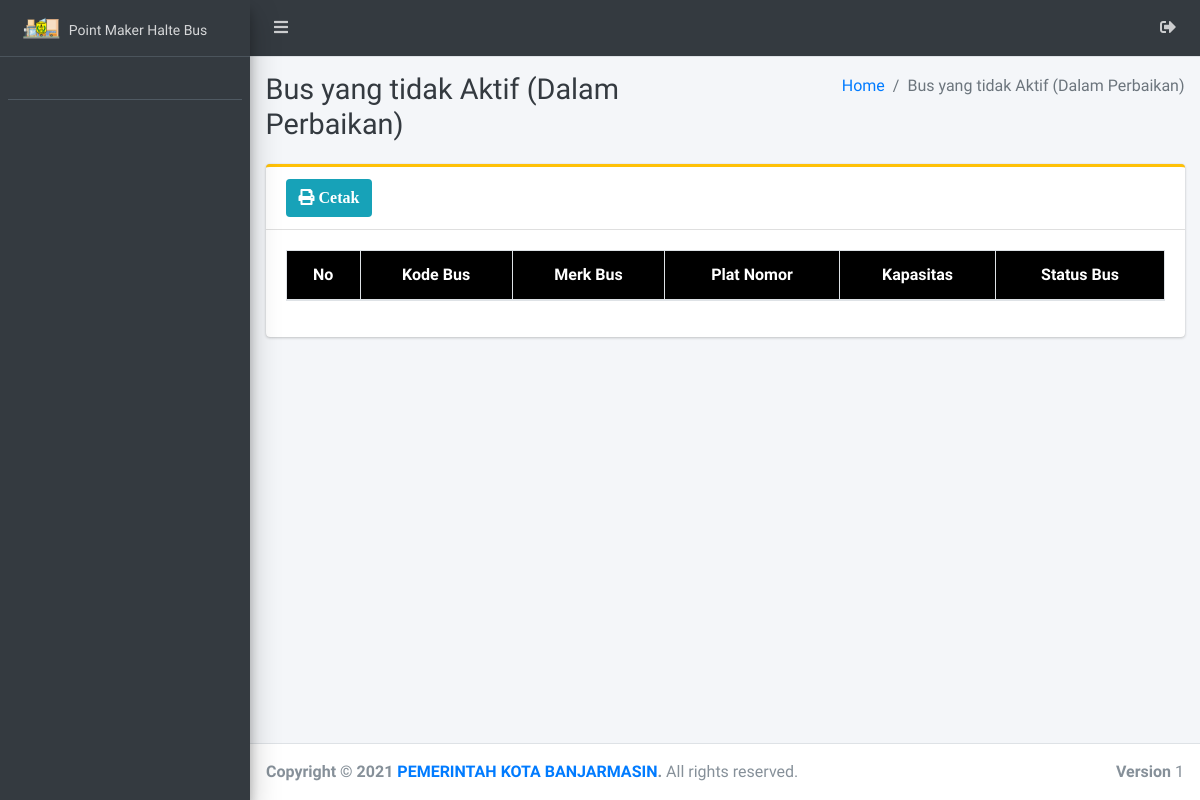
Before: /admin/perbaikan/index.php with the older database file.
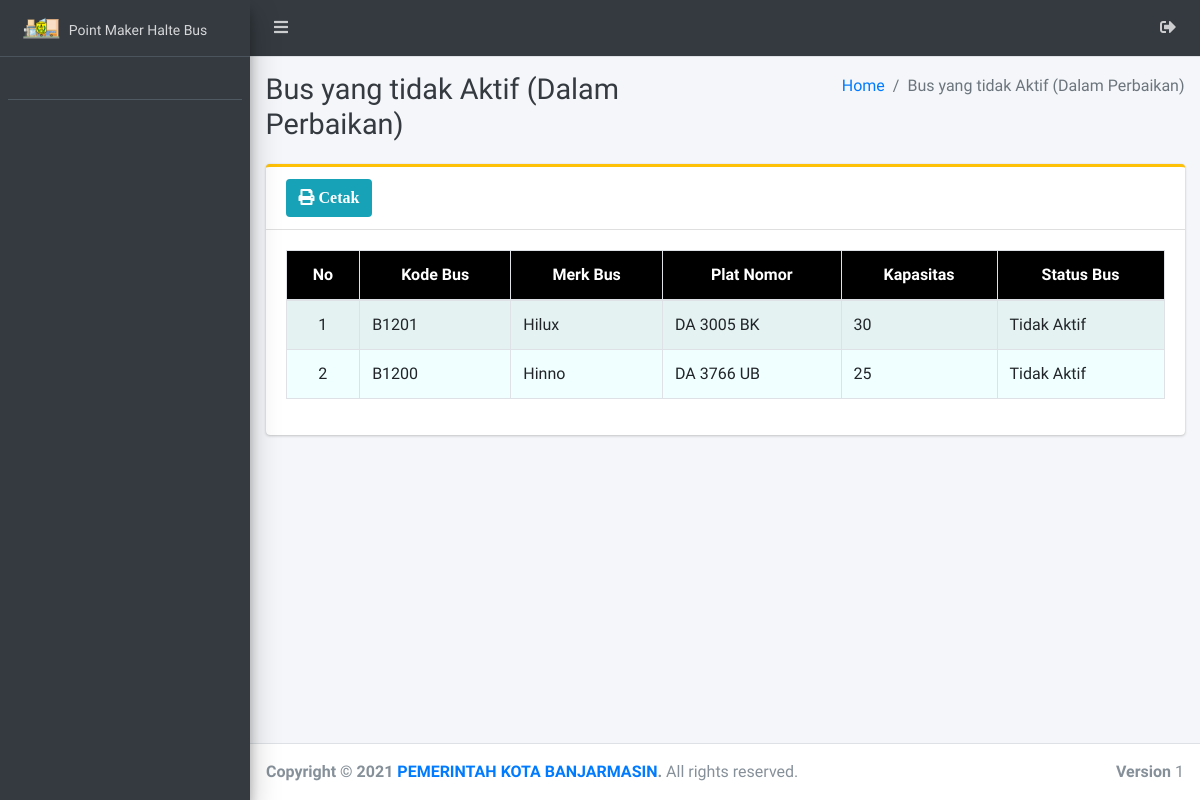
After: the same page with the newer database file.
### tables this page shows
CREATE TABLE `bus` (
  `id_bus` int(11) NOT NULL,
  `kd_bus` varchar(25) NOT NULL,
  `merk_bus` varchar(20) NOT NULL,
  `plat_nomor` varchar(100) NOT NULL,
  `kapasitas` varchar(15) NOT NULL,
  `status_bus` varchar(25) NOT NULL
);

### admin/perbaikan/index.php (the view, shortened to what this page needs)
<?php
require '../../config/koneksi.php';
?>
<!DOCTYPE html>
<html>
<?php
include '../../templates/head.php';
?>
<body class="hold-transition sidebar-mini layout-fixed">
    <div class="wrapper">
        <?php
        include '../../templates/navbar.php';
        ?>
        <?php
        include '../../templates/sidebar.php';
        ?>
        <div class="content-wrapper">
            <div class="content-header">
                <div class="container-fluid">
                    <div class="row mb-2">
                        <div class="col-sm-6">
                            <h1 class="m-0 text-dark">Bus yang tidak Aktif (Dalam Perbaikan)</h1>
                        </div>
                        <div class="col-sm-6">
                            <ol class="breadcrumb float-sm-right">
                                <li class="breadcrumb-item"><a href="#">Home</a></li>
                                <li class="breadcrumb-item active">Bus yang tidak Aktif (Dalam Perbaikan)</li>
                            </ol>
                        </div>
                    </div>
                </div>
            </div>
            <section class="content">
                <div class="container-fluid">
                    <div class="row">
                        <div class="col-12">
                            <div class="card card-warning card-outline">
                                <div class="card-header">
                                    <a href="print" target="blank" class="btn bg-info"><i class="fa fa-print"> Cetak</i></a>
                                </div>
                                <div class="card-body">
                                    <div class="table-responsive">
                                        <table id="example1" class="table table-bordered table-striped">
                                            <thead class="bg-black">
                                                <tr align="center">
                                                    <th>No</th>
                                                    <th>Kode Bus</th>
                                                    <th>Merk Bus</th>
                                                    <th>Plat Nomor</th>
                                                    <th>Kapasitas</th>
                                                    <th>Status Bus</th>
                                                </tr>
                                            </thead>
                                            <tbody style="background-color: azure">
                                            <?php
                                            $no = 1;
                                            $data = $koneksi->query("SELECT * FROM bus WHERE status_bus = 'Tidak Aktif'");
                                            while ($row = $data->fetch_array()) {
                                            ?>
                                                    <tr>
                                                        <td align="center"><?= $no++ ?></td>
                                                        <td><?= $row['kd_bus'] ?></td>
                                                        <td><?= $row['merk_bus'] ?></td>
                                                        <td><?= $row['plat_nomor'] ?></td>
                                                        <td><?= $row['kapasitas'] ?></td>
                                                        <td><?= $row['status_bus'] ?></td>
                                                    </tr>
                                                    <?php } ?>
                                                </tbody>
                                        </table>
                                    </div>
                                </div>
                            </div>
                        </div>
                    </div>
                </div>
            </section>
        </div>
        <?php include_once "../../templates/footer.php"; ?>
    </div>
</body>
</html>

Changed rows visible on the page:
now on this page (row edited): bus: kd_bus "B1201", merk_bus "Hilux", plat_nomor "DA 3005 BK", kapasitas "30", status_bus "Tidak Aktif"
now on this page (row edited): bus: kd_bus "B1200", merk_bus "Hinno", plat_nomor "DA 3766 UB", kapasitas "25", status_bus "Tidak Aktif"
